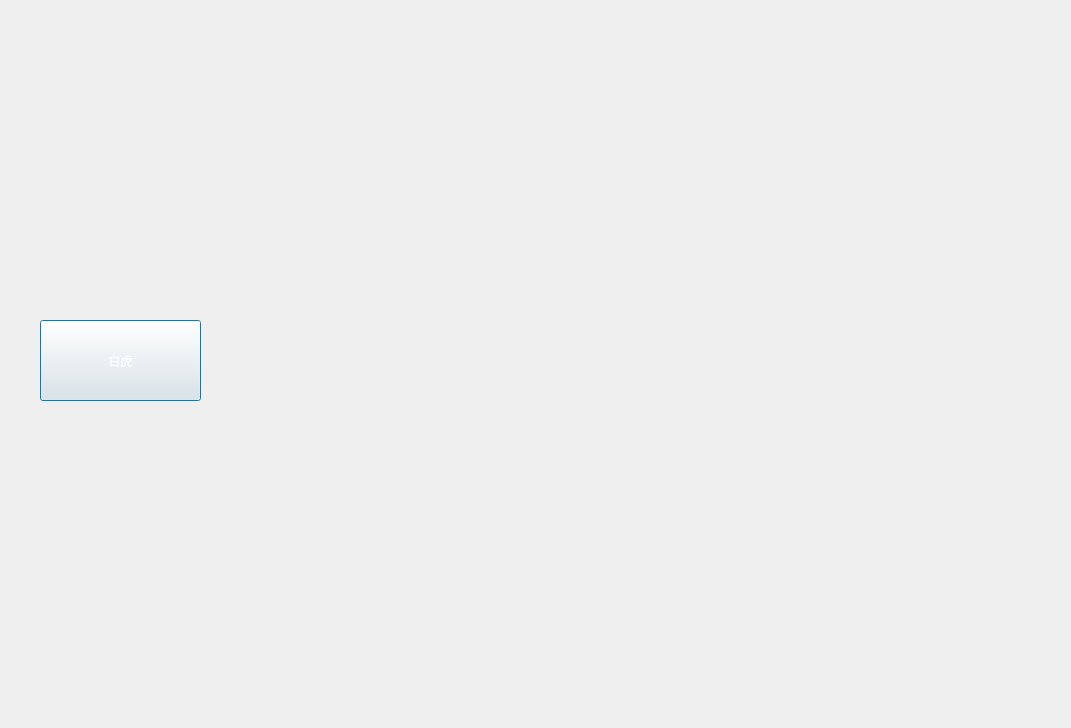
<?xml version="1.0" encoding="UTF-8"?>
<ui version="4.0">
 <class>Baihuxue</class>
 <widget class="QDialog" name="Baihuxue">
  <property name="geometry">
   <rect>
    <x>0</x>
    <y>0</y>
    <width>1071</width>
    <height>728</height>
   </rect>
  </property>
  <property name="sizePolicy">
   <sizepolicy hsizetype="Fixed" vsizetype="Fixed">
    <horstretch>0</horstretch>
    <verstretch>0</verstretch>
   </sizepolicy>
  </property>
  <property name="minimumSize">
   <size>
    <width>1071</width>
    <height>728</height>
   </size>
  </property>
  <property name="maximumSize">
   <size>
    <width>1071</width>
    <height>728</height>
   </size>
  </property>
  <property name="windowTitle">
   <string>无涯</string>
  </property>
  <property name="windowIcon">
   <iconset resource="Menu.qrc">
    <normaloff>:/icon/Resources/无涯.png</normaloff>:/icon/Resources/无涯.png</iconset>
  </property>
  <property name="styleSheet">
   <string notr="true">border-image: url(:/image/Resources/baihuxue.png);</string>
  </property>
  <widget class="QLabel" name="lblText">
   <property name="geometry">
    <rect>
     <x>30</x>
     <y>490</y>
     <width>1011</width>
     <height>221</height>
    </rect>
   </property>
   <property name="styleSheet">
    <string notr="true">border-image: url(:/other/Resources/透明背景.png);
color: rgb(255, 255, 255);
font: 16pt &quot;隶书&quot;;</string>
   </property>
   <property name="text">
    <string/>
   </property>
   <property name="alignment">
    <set>Qt::AlignLeading|Qt::AlignLeft|Qt::AlignTop</set>
   </property>
   <property name="wordWrap">
    <bool>true</bool>
   </property>
  </widget>
  <widget class="QPushButton" name="btnBH">
   <property name="geometry">
    <rect>
     <x>40</x>
     <y>320</y>
     <width>161</width>
     <height>81</height>
    </rect>
   </property>
   <property name="styleSheet">
    <string notr="true">border-image: url(:/other/Resources/透明背景.png);
border-image: url(:/other/Resources/边框2.png);
color: rgb(255, 255, 255);
font: 30pt &quot;隶书&quot;;</string>
   </property>
   <property name="text">
    <string>白虎</string>
   </property>
  </widget>
 </widget>
 <layoutdefault spacing="6" margin="11"/>
 <resources>
  <include location="Menu.qrc"/>
 </resources>
 <connections/>
</ui>
